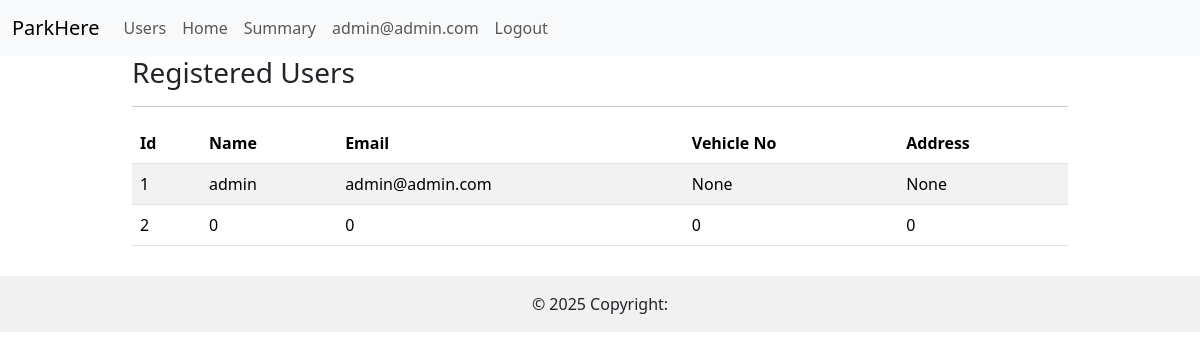
The app's page /registered_users (signed in) with its own data.
### controller/models.py (models this page shows)
class UserData(db.Model):
    __tablename__='user_data'
    id = db.Column(db.Integer(), primary_key =True, autoincrement=True)
    user_name = db.Column(db.String(60), nullable =False)
    user_email = db.Column(db.String(130),unique =True, nullable=False)
    password= db.Column(db.String(200), nullable =False)
    vehicle_no = db.Column(db.String(20))
    address = db.Column(db.String(200), nullable =True)
    roles = db.Column(db.String(20), default ='user')

### controller/all_routes.py (the view)
@app.route('/registered_users')
def registered_users():
    return render_template('registered_users.html',usersdata=UserData.query.all())

### templates/registered_users.html (shortened to what this page needs)
{% extends 'base.html' %}
{%block content%}
<div class="container">
    <h3>Registered Users</h3>
    <hr>
    <table class="table table-striped table-hover">
        <thead>
            <tr>
                <th>Id</th>
                <th>Name</th>
                <th>Email</th>
                <th>Vehicle No</th>
                <th>Address</th>
            </tr>
        </thead>
        <tbody>
            {% for usr in usersdata %}
            <tr>
                <td>{{ usr.id }}</td>
                <td>{{ usr.user_name }}</td>
                <td>{{ usr.user_email }}</td>
                <td>{{ usr.vehicle_no }}</td>
                <td>{{ usr.address }}</td>
            </tr>
            {% endfor %}
        </tbody>
    </table>
</div>
{%endblock%}

### templates/nav.html (shortened to what this page needs)
<nav class="navbar navbar-expand-lg bg-body-tertiary">
    <div class="container-fluid">
        <a class="navbar-brand" href="/">ParkHere</a>
        <div class="collapse navbar-collapse" id="navbarSupportedContent">
            <ul class="navbar-nav me-auto mb-2 mb-lg-0">
                {% if session.get('email') %}
                {%if 'admin' in session.get('roles')%}
                <li class="nav-item">
                    <a class="nav-link" aria-current="page" href="/registered_users">Users</a>
                </li>
                {%endif%}
                <li class="nav-item">
                    <a class="nav-link" aria-current="page" href="/dashboard">Home</a>
                </li>
                <li class="nav-item">
                    <a class="nav-link" aria-current="page" href="#">Summary</a>
                </li>
                <li class="nav-item">
                    <a class="nav-link" aria-current="page" href="#">{{session.get('email')}}</a>
                </li>
                <li class="nav-item">
                    <a class="nav-link" aria-current="page" href="/logout">Logout</a>
                </li>
                {% endif %}
            </ul>
        </div>
    </div>
</nav>

### static/style.css (style rules this page uses)
* { margin: 0; padding: 0; }
.container { width: 80%; justify-content: center; }

### records on screen
UserData: get "admin@admin.com", id "1", user_name "admin", user_email "admin@admin.com", vehicle_no "None", address "None"
UserData: id "2", user_name "0", user_email "0", vehicle_no "0", address "0"
